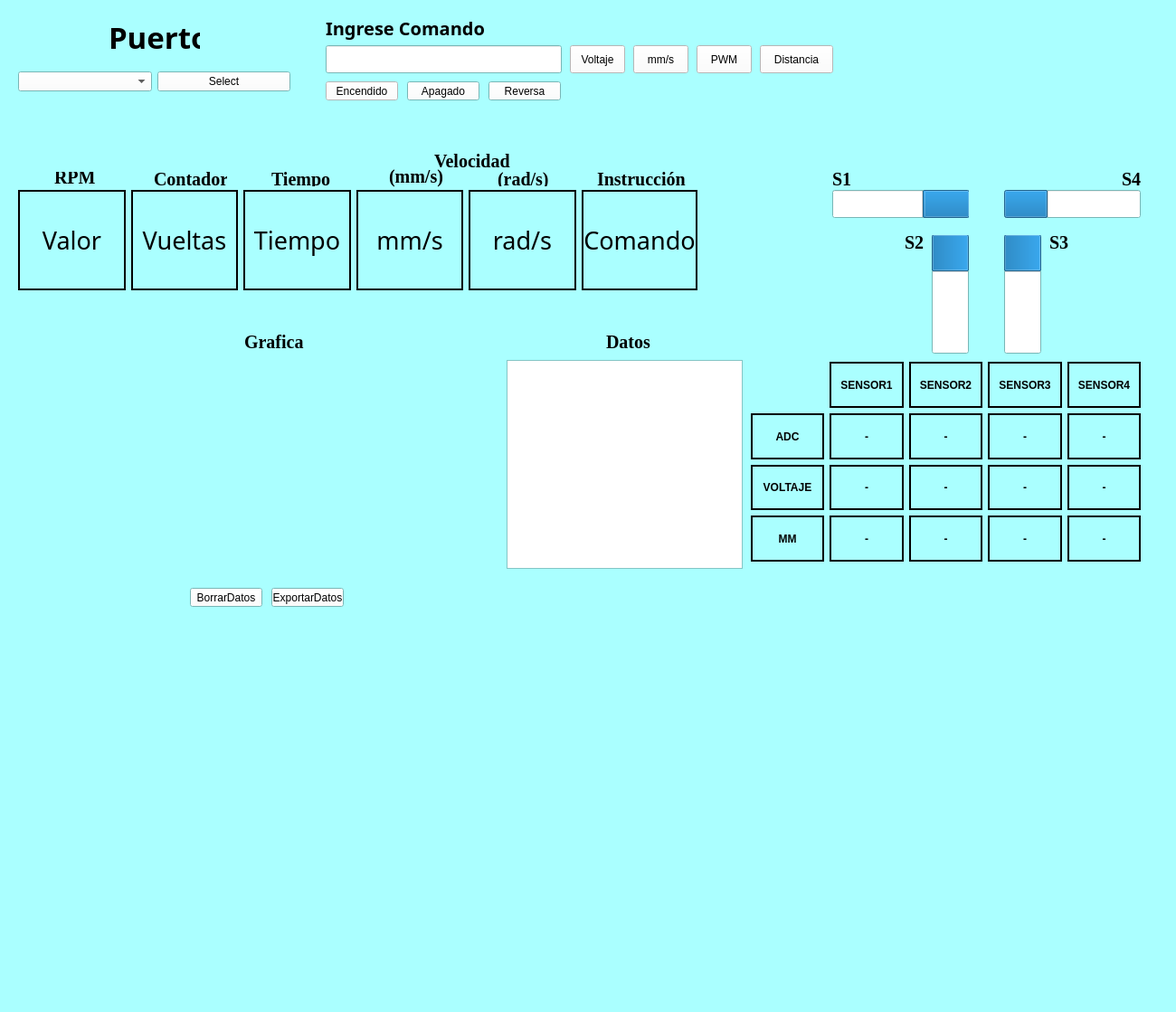
<?xml version="1.0" encoding="UTF-8"?>
<ui version="4.0">
 <class>Widget</class>
 <widget class="QWidget" name="Widget">
  <property name="geometry">
   <rect>
    <x>0</x>
    <y>0</y>
    <width>1300</width>
    <height>1119</height>
   </rect>
  </property>
  <property name="palette">
   <palette>
    <active>
     <colorrole role="Button">
      <brush brushstyle="SolidPattern">
       <color alpha="255">
        <red>255</red>
        <green>255</green>
        <blue>255</blue>
       </color>
      </brush>
     </colorrole>
     <colorrole role="Base">
      <brush brushstyle="SolidPattern">
       <color alpha="255">
        <red>255</red>
        <green>255</green>
        <blue>255</blue>
       </color>
      </brush>
     </colorrole>
     <colorrole role="Window">
      <brush brushstyle="SolidPattern">
       <color alpha="255">
        <red>170</red>
        <green>255</green>
        <blue>255</blue>
       </color>
      </brush>
     </colorrole>
     <colorrole role="Shadow">
      <brush brushstyle="SolidPattern">
       <color alpha="255">
        <red>144</red>
        <green>144</green>
        <blue>144</blue>
       </color>
      </brush>
     </colorrole>
    </active>
    <inactive>
     <colorrole role="Button">
      <brush brushstyle="SolidPattern">
       <color alpha="255">
        <red>255</red>
        <green>255</green>
        <blue>255</blue>
       </color>
      </brush>
     </colorrole>
     <colorrole role="Base">
      <brush brushstyle="SolidPattern">
       <color alpha="255">
        <red>255</red>
        <green>255</green>
        <blue>255</blue>
       </color>
      </brush>
     </colorrole>
     <colorrole role="Window">
      <brush brushstyle="SolidPattern">
       <color alpha="255">
        <red>170</red>
        <green>255</green>
        <blue>255</blue>
       </color>
      </brush>
     </colorrole>
     <colorrole role="Shadow">
      <brush brushstyle="SolidPattern">
       <color alpha="255">
        <red>144</red>
        <green>144</green>
        <blue>144</blue>
       </color>
      </brush>
     </colorrole>
    </inactive>
    <disabled>
     <colorrole role="Button">
      <brush brushstyle="SolidPattern">
       <color alpha="255">
        <red>255</red>
        <green>255</green>
        <blue>255</blue>
       </color>
      </brush>
     </colorrole>
     <colorrole role="Base">
      <brush brushstyle="SolidPattern">
       <color alpha="255">
        <red>170</red>
        <green>255</green>
        <blue>255</blue>
       </color>
      </brush>
     </colorrole>
     <colorrole role="Window">
      <brush brushstyle="SolidPattern">
       <color alpha="255">
        <red>170</red>
        <green>255</green>
        <blue>255</blue>
       </color>
      </brush>
     </colorrole>
     <colorrole role="Shadow">
      <brush brushstyle="SolidPattern">
       <color alpha="255">
        <red>144</red>
        <green>144</green>
        <blue>144</blue>
       </color>
      </brush>
     </colorrole>
    </disabled>
   </palette>
  </property>
  <property name="cursor">
   <cursorShape>PointingHandCursor</cursorShape>
  </property>
  <property name="windowTitle">
   <string>Widget</string>
  </property>
  <property name="windowOpacity">
   <double>1.000000000000000</double>
  </property>
  <property name="autoFillBackground">
   <bool>false</bool>
  </property>
  <widget class="QWidget" name="horizontalLayoutWidget">
   <property name="geometry">
    <rect>
     <x>20</x>
     <y>70</y>
     <width>301</width>
     <height>41</height>
    </rect>
   </property>
   <layout class="QHBoxLayout" name="horizontalLayout">
    <item>
     <widget class="QComboBox" name="comboBox"/>
    </item>
    <item>
     <widget class="QPushButton" name="pushButton">
      <property name="cursor">
       <cursorShape>ClosedHandCursor</cursorShape>
      </property>
      <property name="autoFillBackground">
       <bool>false</bool>
      </property>
      <property name="text">
       <string>Select</string>
      </property>
     </widget>
    </item>
   </layout>
  </widget>
  <widget class="QLabel" name="label">
   <property name="geometry">
    <rect>
     <x>120</x>
     <y>20</y>
     <width>101</width>
     <height>41</height>
    </rect>
   </property>
   <property name="font">
    <font>
     <family>Mongolian Baiti</family>
     <pointsize>25</pointsize>
     <weight>75</weight>
     <italic>false</italic>
     <bold>true</bold>
    </font>
   </property>
   <property name="text">
    <string>Puerto</string>
   </property>
  </widget>
  <widget class="QWidget" name="horizontalLayoutWidget_2">
   <property name="geometry">
    <rect>
     <x>20</x>
     <y>210</y>
     <width>751</width>
     <height>111</height>
    </rect>
   </property>
   <layout class="QHBoxLayout" name="horizontalLayout_2">
    <item>
     <widget class="QLabel" name="valor">
      <property name="palette">
       <palette>
        <active>
         <colorrole role="PlaceholderText">
          <brush brushstyle="SolidPattern">
           <color alpha="128">
            <red>255</red>
            <green>255</green>
            <blue>255</blue>
           </color>
          </brush>
         </colorrole>
        </active>
        <inactive>
         <colorrole role="PlaceholderText">
          <brush brushstyle="SolidPattern">
           <color alpha="128">
            <red>255</red>
            <green>255</green>
            <blue>255</blue>
           </color>
          </brush>
         </colorrole>
        </inactive>
        <disabled>
         <colorrole role="PlaceholderText">
          <brush brushstyle="SolidPattern">
           <color alpha="128">
            <red>255</red>
            <green>255</green>
            <blue>255</blue>
           </color>
          </brush>
         </colorrole>
        </disabled>
       </palette>
      </property>
      <property name="font">
       <font>
        <family>Haettenschweiler</family>
        <pointsize>20</pointsize>
        <underline>false</underline>
       </font>
      </property>
      <property name="autoFillBackground">
       <bool>true</bool>
      </property>
      <property name="frameShape">
       <enum>QFrame::WinPanel</enum>
      </property>
      <property name="frameShadow">
       <enum>QFrame::Plain</enum>
      </property>
      <property name="text">
       <string>Valor</string>
      </property>
      <property name="textFormat">
       <enum>Qt::AutoText</enum>
      </property>
      <property name="alignment">
       <set>Qt::AlignCenter</set>
      </property>
     </widget>
    </item>
    <item>
     <widget class="QLabel" name="vueltas">
      <property name="palette">
       <palette>
        <active>
         <colorrole role="Shadow">
          <brush brushstyle="SolidPattern">
           <color alpha="255">
            <red>130</red>
            <green>130</green>
            <blue>130</blue>
           </color>
          </brush>
         </colorrole>
        </active>
        <inactive>
         <colorrole role="Shadow">
          <brush brushstyle="SolidPattern">
           <color alpha="255">
            <red>130</red>
            <green>130</green>
            <blue>130</blue>
           </color>
          </brush>
         </colorrole>
        </inactive>
        <disabled>
         <colorrole role="Shadow">
          <brush brushstyle="SolidPattern">
           <color alpha="255">
            <red>130</red>
            <green>130</green>
            <blue>130</blue>
           </color>
          </brush>
         </colorrole>
        </disabled>
       </palette>
      </property>
      <property name="font">
       <font>
        <family>Haettenschweiler</family>
        <pointsize>20</pointsize>
        <underline>false</underline>
       </font>
      </property>
      <property name="autoFillBackground">
       <bool>true</bool>
      </property>
      <property name="frameShape">
       <enum>QFrame::WinPanel</enum>
      </property>
      <property name="frameShadow">
       <enum>QFrame::Plain</enum>
      </property>
      <property name="text">
       <string>Vueltas</string>
      </property>
      <property name="textFormat">
       <enum>Qt::AutoText</enum>
      </property>
      <property name="alignment">
       <set>Qt::AlignCenter</set>
      </property>
     </widget>
    </item>
    <item>
     <widget class="QLabel" name="tmp">
      <property name="font">
       <font>
        <family>Haettenschweiler</family>
        <pointsize>20</pointsize>
        <underline>false</underline>
       </font>
      </property>
      <property name="autoFillBackground">
       <bool>true</bool>
      </property>
      <property name="frameShape">
       <enum>QFrame::WinPanel</enum>
      </property>
      <property name="frameShadow">
       <enum>QFrame::Plain</enum>
      </property>
      <property name="text">
       <string>Tiempo</string>
      </property>
      <property name="textFormat">
       <enum>Qt::AutoText</enum>
      </property>
      <property name="scaledContents">
       <bool>true</bool>
      </property>
      <property name="alignment">
       <set>Qt::AlignCenter</set>
      </property>
      <property name="wordWrap">
       <bool>false</bool>
      </property>
     </widget>
    </item>
    <item>
     <widget class="QLabel" name="mm">
      <property name="font">
       <font>
        <family>Haettenschweiler</family>
        <pointsize>20</pointsize>
        <underline>false</underline>
       </font>
      </property>
      <property name="autoFillBackground">
       <bool>true</bool>
      </property>
      <property name="frameShape">
       <enum>QFrame::WinPanel</enum>
      </property>
      <property name="frameShadow">
       <enum>QFrame::Plain</enum>
      </property>
      <property name="text">
       <string>mm/s</string>
      </property>
      <property name="textFormat">
       <enum>Qt::AutoText</enum>
      </property>
      <property name="scaledContents">
       <bool>true</bool>
      </property>
      <property name="alignment">
       <set>Qt::AlignCenter</set>
      </property>
      <property name="wordWrap">
       <bool>false</bool>
      </property>
     </widget>
    </item>
    <item>
     <widget class="QLabel" name="rad">
      <property name="font">
       <font>
        <family>Haettenschweiler</family>
        <pointsize>20</pointsize>
        <underline>false</underline>
       </font>
      </property>
      <property name="autoFillBackground">
       <bool>true</bool>
      </property>
      <property name="frameShape">
       <enum>QFrame::WinPanel</enum>
      </property>
      <property name="frameShadow">
       <enum>QFrame::Plain</enum>
      </property>
      <property name="text">
       <string>rad/s</string>
      </property>
      <property name="textFormat">
       <enum>Qt::AutoText</enum>
      </property>
      <property name="scaledContents">
       <bool>true</bool>
      </property>
      <property name="alignment">
       <set>Qt::AlignCenter</set>
      </property>
      <property name="wordWrap">
       <bool>false</bool>
      </property>
     </widget>
    </item>
    <item>
     <widget class="QLabel" name="comando">
      <property name="font">
       <font>
        <family>Haettenschweiler</family>
        <pointsize>20</pointsize>
        <underline>false</underline>
       </font>
      </property>
      <property name="autoFillBackground">
       <bool>true</bool>
      </property>
      <property name="frameShape">
       <enum>QFrame::WinPanel</enum>
      </property>
      <property name="frameShadow">
       <enum>QFrame::Plain</enum>
      </property>
      <property name="text">
       <string>Comando</string>
      </property>
      <property name="textFormat">
       <enum>Qt::AutoText</enum>
      </property>
      <property name="scaledContents">
       <bool>true</bool>
      </property>
      <property name="alignment">
       <set>Qt::AlignCenter</set>
      </property>
      <property name="wordWrap">
       <bool>false</bool>
      </property>
     </widget>
    </item>
   </layout>
  </widget>
  <widget class="QLabel" name="label_5">
   <property name="geometry">
    <rect>
     <x>60</x>
     <y>190</y>
     <width>47</width>
     <height>13</height>
    </rect>
   </property>
   <property name="font">
    <font>
     <family>Times New Roman</family>
     <pointsize>15</pointsize>
     <weight>75</weight>
     <bold>true</bold>
    </font>
   </property>
   <property name="text">
    <string>RPM</string>
   </property>
  </widget>
  <widget class="QLabel" name="label_6">
   <property name="geometry">
    <rect>
     <x>170</x>
     <y>190</y>
     <width>81</width>
     <height>16</height>
    </rect>
   </property>
   <property name="font">
    <font>
     <family>Times New Roman</family>
     <pointsize>15</pointsize>
     <weight>75</weight>
     <bold>true</bold>
    </font>
   </property>
   <property name="text">
    <string>Contador</string>
   </property>
  </widget>
  <widget class="QLabel" name="label_7">
   <property name="geometry">
    <rect>
     <x>660</x>
     <y>190</y>
     <width>101</width>
     <height>16</height>
    </rect>
   </property>
   <property name="font">
    <font>
     <family>Times New Roman</family>
     <pointsize>15</pointsize>
     <weight>75</weight>
     <bold>true</bold>
    </font>
   </property>
   <property name="text">
    <string>Instrucción</string>
   </property>
  </widget>
  <widget class="QLineEdit" name="lineEdit">
   <property name="geometry">
    <rect>
     <x>360</x>
     <y>50</y>
     <width>261</width>
     <height>31</height>
    </rect>
   </property>
  </widget>
  <widget class="QLabel" name="label_8">
   <property name="geometry">
    <rect>
     <x>360</x>
     <y>10</y>
     <width>211</width>
     <height>41</height>
    </rect>
   </property>
   <property name="font">
    <font>
     <family>Mongolian Baiti</family>
     <pointsize>15</pointsize>
     <weight>75</weight>
     <italic>false</italic>
     <bold>true</bold>
    </font>
   </property>
   <property name="text">
    <string>Ingrese Comando</string>
   </property>
  </widget>
  <widget class="QPushButton" name="encendido">
   <property name="geometry">
    <rect>
     <x>360</x>
     <y>90</y>
     <width>80</width>
     <height>21</height>
    </rect>
   </property>
   <property name="palette">
    <palette>
     <active>
      <colorrole role="Base">
       <brush brushstyle="SolidPattern">
        <color alpha="255">
         <red>255</red>
         <green>255</green>
         <blue>255</blue>
        </color>
       </brush>
      </colorrole>
      <colorrole role="Window">
       <brush brushstyle="SolidPattern">
        <color alpha="255">
         <red>255</red>
         <green>255</green>
         <blue>255</blue>
        </color>
       </brush>
      </colorrole>
     </active>
     <inactive>
      <colorrole role="Base">
       <brush brushstyle="SolidPattern">
        <color alpha="255">
         <red>255</red>
         <green>255</green>
         <blue>255</blue>
        </color>
       </brush>
      </colorrole>
      <colorrole role="Window">
       <brush brushstyle="SolidPattern">
        <color alpha="255">
         <red>255</red>
         <green>255</green>
         <blue>255</blue>
        </color>
       </brush>
      </colorrole>
     </inactive>
     <disabled>
      <colorrole role="Base">
       <brush brushstyle="SolidPattern">
        <color alpha="255">
         <red>255</red>
         <green>255</green>
         <blue>255</blue>
        </color>
       </brush>
      </colorrole>
      <colorrole role="Window">
       <brush brushstyle="SolidPattern">
        <color alpha="255">
         <red>255</red>
         <green>255</green>
         <blue>255</blue>
        </color>
       </brush>
      </colorrole>
     </disabled>
    </palette>
   </property>
   <property name="cursor">
    <cursorShape>ClosedHandCursor</cursorShape>
   </property>
   <property name="text">
    <string>Encendido</string>
   </property>
  </widget>
  <widget class="QPushButton" name="apagado">
   <property name="geometry">
    <rect>
     <x>450</x>
     <y>90</y>
     <width>80</width>
     <height>21</height>
    </rect>
   </property>
   <property name="cursor">
    <cursorShape>ClosedHandCursor</cursorShape>
   </property>
   <property name="text">
    <string>Apagado</string>
   </property>
  </widget>
  <widget class="QPushButton" name="reversa">
   <property name="geometry">
    <rect>
     <x>540</x>
     <y>90</y>
     <width>80</width>
     <height>21</height>
    </rect>
   </property>
   <property name="cursor">
    <cursorShape>ClosedHandCursor</cursorShape>
   </property>
   <property name="text">
    <string>Reversa</string>
   </property>
  </widget>
  <widget class="QLabel" name="label_9">
   <property name="geometry">
    <rect>
     <x>300</x>
     <y>190</y>
     <width>81</width>
     <height>16</height>
    </rect>
   </property>
   <property name="font">
    <font>
     <family>Times New Roman</family>
     <pointsize>15</pointsize>
     <weight>75</weight>
     <bold>true</bold>
    </font>
   </property>
   <property name="text">
    <string>Tiempo</string>
   </property>
  </widget>
  <widget class="QPushButton" name="Enviar">
   <property name="geometry">
    <rect>
     <x>630</x>
     <y>50</y>
     <width>61</width>
     <height>31</height>
    </rect>
   </property>
   <property name="palette">
    <palette>
     <active>
      <colorrole role="Base">
       <brush brushstyle="SolidPattern">
        <color alpha="255">
         <red>255</red>
         <green>255</green>
         <blue>255</blue>
        </color>
       </brush>
      </colorrole>
      <colorrole role="Window">
       <brush brushstyle="SolidPattern">
        <color alpha="255">
         <red>255</red>
         <green>255</green>
         <blue>255</blue>
        </color>
       </brush>
      </colorrole>
     </active>
     <inactive>
      <colorrole role="Base">
       <brush brushstyle="SolidPattern">
        <color alpha="255">
         <red>255</red>
         <green>255</green>
         <blue>255</blue>
        </color>
       </brush>
      </colorrole>
      <colorrole role="Window">
       <brush brushstyle="SolidPattern">
        <color alpha="255">
         <red>255</red>
         <green>255</green>
         <blue>255</blue>
        </color>
       </brush>
      </colorrole>
     </inactive>
     <disabled>
      <colorrole role="Base">
       <brush brushstyle="SolidPattern">
        <color alpha="255">
         <red>255</red>
         <green>255</green>
         <blue>255</blue>
        </color>
       </brush>
      </colorrole>
      <colorrole role="Window">
       <brush brushstyle="SolidPattern">
        <color alpha="255">
         <red>255</red>
         <green>255</green>
         <blue>255</blue>
        </color>
       </brush>
      </colorrole>
     </disabled>
    </palette>
   </property>
   <property name="cursor">
    <cursorShape>ClosedHandCursor</cursorShape>
   </property>
   <property name="text">
    <string>Voltaje</string>
   </property>
  </widget>
  <widget class="QWidget" name="verticalLayoutWidget">
   <property name="geometry">
    <rect>
     <x>560</x>
     <y>400</y>
     <width>261</width>
     <height>231</height>
    </rect>
   </property>
   <layout class="QVBoxLayout" name="verticalLayout"/>
  </widget>
  <widget class="QLabel" name="label_10">
   <property name="geometry">
    <rect>
     <x>670</x>
     <y>370</y>
     <width>61</width>
     <height>16</height>
    </rect>
   </property>
   <property name="font">
    <font>
     <family>Times New Roman</family>
     <pointsize>15</pointsize>
     <weight>75</weight>
     <bold>true</bold>
    </font>
   </property>
   <property name="text">
    <string>Datos</string>
   </property>
  </widget>
  <widget class="QPushButton" name="pushButton_2">
   <property name="geometry">
    <rect>
     <x>210</x>
     <y>650</y>
     <width>80</width>
     <height>21</height>
    </rect>
   </property>
   <property name="text">
    <string>BorrarDatos</string>
   </property>
  </widget>
  <widget class="QLabel" name="label_11">
   <property name="geometry">
    <rect>
     <x>270</x>
     <y>370</y>
     <width>81</width>
     <height>16</height>
    </rect>
   </property>
   <property name="font">
    <font>
     <family>Times New Roman</family>
     <pointsize>15</pointsize>
     <weight>75</weight>
     <bold>true</bold>
    </font>
   </property>
   <property name="text">
    <string>Grafica</string>
   </property>
  </widget>
  <widget class="QWidget" name="verticalLayoutWidget_2">
   <property name="geometry">
    <rect>
     <x>40</x>
     <y>400</y>
     <width>511</width>
     <height>221</height>
    </rect>
   </property>
   <layout class="QVBoxLayout" name="verticalLayout_2">
    <item>
     <widget class="QCustomPlot" name="customPlot" native="true"/>
    </item>
   </layout>
  </widget>
  <widget class="QPushButton" name="pushButton_3">
   <property name="geometry">
    <rect>
     <x>300</x>
     <y>650</y>
     <width>80</width>
     <height>21</height>
    </rect>
   </property>
   <property name="text">
    <string>ExportarDatos</string>
   </property>
  </widget>
  <widget class="QLabel" name="label_13">
   <property name="geometry">
    <rect>
     <x>480</x>
     <y>170</y>
     <width>91</width>
     <height>16</height>
    </rect>
   </property>
   <property name="font">
    <font>
     <family>Times New Roman</family>
     <pointsize>15</pointsize>
     <weight>75</weight>
     <bold>true</bold>
    </font>
   </property>
   <property name="text">
    <string>Velocidad</string>
   </property>
  </widget>
  <widget class="QTextEdit" name="textEdit">
   <property name="geometry">
    <rect>
     <x>560</x>
     <y>398</y>
     <width>261</width>
     <height>231</height>
    </rect>
   </property>
  </widget>
  <widget class="QLabel" name="label_14">
   <property name="geometry">
    <rect>
     <x>430</x>
     <y>180</y>
     <width>71</width>
     <height>31</height>
    </rect>
   </property>
   <property name="font">
    <font>
     <family>Times New Roman</family>
     <pointsize>15</pointsize>
     <weight>75</weight>
     <bold>true</bold>
    </font>
   </property>
   <property name="text">
    <string>(mm/s)</string>
   </property>
  </widget>
  <widget class="QLabel" name="label_15">
   <property name="geometry">
    <rect>
     <x>550</x>
     <y>190</y>
     <width>61</width>
     <height>16</height>
    </rect>
   </property>
   <property name="font">
    <font>
     <family>Times New Roman</family>
     <pointsize>15</pointsize>
     <weight>75</weight>
     <bold>true</bold>
    </font>
   </property>
   <property name="text">
    <string>(rad/s)</string>
   </property>
  </widget>
  <widget class="QPushButton" name="Enviar_2">
   <property name="geometry">
    <rect>
     <x>700</x>
     <y>50</y>
     <width>61</width>
     <height>31</height>
    </rect>
   </property>
   <property name="palette">
    <palette>
     <active>
      <colorrole role="Base">
       <brush brushstyle="SolidPattern">
        <color alpha="255">
         <red>255</red>
         <green>255</green>
         <blue>255</blue>
        </color>
       </brush>
      </colorrole>
      <colorrole role="Window">
       <brush brushstyle="SolidPattern">
        <color alpha="255">
         <red>255</red>
         <green>255</green>
         <blue>255</blue>
        </color>
       </brush>
      </colorrole>
     </active>
     <inactive>
      <colorrole role="Base">
       <brush brushstyle="SolidPattern">
        <color alpha="255">
         <red>255</red>
         <green>255</green>
         <blue>255</blue>
        </color>
       </brush>
      </colorrole>
      <colorrole role="Window">
       <brush brushstyle="SolidPattern">
        <color alpha="255">
         <red>255</red>
         <green>255</green>
         <blue>255</blue>
        </color>
       </brush>
      </colorrole>
     </inactive>
     <disabled>
      <colorrole role="Base">
       <brush brushstyle="SolidPattern">
        <color alpha="255">
         <red>255</red>
         <green>255</green>
         <blue>255</blue>
        </color>
       </brush>
      </colorrole>
      <colorrole role="Window">
       <brush brushstyle="SolidPattern">
        <color alpha="255">
         <red>255</red>
         <green>255</green>
         <blue>255</blue>
        </color>
       </brush>
      </colorrole>
     </disabled>
    </palette>
   </property>
   <property name="cursor">
    <cursorShape>ClosedHandCursor</cursorShape>
   </property>
   <property name="text">
    <string>mm/s</string>
   </property>
  </widget>
  <widget class="QPushButton" name="Enviar_3">
   <property name="geometry">
    <rect>
     <x>770</x>
     <y>50</y>
     <width>61</width>
     <height>31</height>
    </rect>
   </property>
   <property name="palette">
    <palette>
     <active>
      <colorrole role="Base">
       <brush brushstyle="SolidPattern">
        <color alpha="255">
         <red>255</red>
         <green>255</green>
         <blue>255</blue>
        </color>
       </brush>
      </colorrole>
      <colorrole role="Window">
       <brush brushstyle="SolidPattern">
        <color alpha="255">
         <red>255</red>
         <green>255</green>
         <blue>255</blue>
        </color>
       </brush>
      </colorrole>
     </active>
     <inactive>
      <colorrole role="Base">
       <brush brushstyle="SolidPattern">
        <color alpha="255">
         <red>255</red>
         <green>255</green>
         <blue>255</blue>
        </color>
       </brush>
      </colorrole>
      <colorrole role="Window">
       <brush brushstyle="SolidPattern">
        <color alpha="255">
         <red>255</red>
         <green>255</green>
         <blue>255</blue>
        </color>
       </brush>
      </colorrole>
     </inactive>
     <disabled>
      <colorrole role="Base">
       <brush brushstyle="SolidPattern">
        <color alpha="255">
         <red>255</red>
         <green>255</green>
         <blue>255</blue>
        </color>
       </brush>
      </colorrole>
      <colorrole role="Window">
       <brush brushstyle="SolidPattern">
        <color alpha="255">
         <red>255</red>
         <green>255</green>
         <blue>255</blue>
        </color>
       </brush>
      </colorrole>
     </disabled>
    </palette>
   </property>
   <property name="cursor">
    <cursorShape>ClosedHandCursor</cursorShape>
   </property>
   <property name="text">
    <string>PWM</string>
   </property>
  </widget>
  <widget class="QWidget" name="gridLayoutWidget">
   <property name="geometry">
    <rect>
     <x>830</x>
     <y>400</y>
     <width>431</width>
     <height>221</height>
    </rect>
   </property>
   <property name="font">
    <font>
     <weight>75</weight>
     <bold>true</bold>
    </font>
   </property>
   <property name="autoFillBackground">
    <bool>true</bool>
   </property>
   <layout class="QGridLayout" name="gridLayout">
    <item row="2" column="1">
     <widget class="QLabel" name="V1">
      <property name="autoFillBackground">
       <bool>true</bool>
      </property>
      <property name="frameShape">
       <enum>QFrame::WinPanel</enum>
      </property>
      <property name="text">
       <string>-</string>
      </property>
      <property name="alignment">
       <set>Qt::AlignCenter</set>
      </property>
     </widget>
    </item>
    <item row="1" column="3">
     <widget class="QLabel" name="ADC3">
      <property name="autoFillBackground">
       <bool>true</bool>
      </property>
      <property name="frameShape">
       <enum>QFrame::WinPanel</enum>
      </property>
      <property name="text">
       <string>-</string>
      </property>
      <property name="alignment">
       <set>Qt::AlignCenter</set>
      </property>
     </widget>
    </item>
    <item row="3" column="3">
     <widget class="QLabel" name="MM3">
      <property name="autoFillBackground">
       <bool>true</bool>
      </property>
      <property name="frameShape">
       <enum>QFrame::WinPanel</enum>
      </property>
      <property name="text">
       <string>-</string>
      </property>
      <property name="alignment">
       <set>Qt::AlignCenter</set>
      </property>
     </widget>
    </item>
    <item row="0" column="1">
     <widget class="QLabel" name="label_2">
      <property name="font">
       <font>
        <weight>75</weight>
        <bold>true</bold>
       </font>
      </property>
      <property name="autoFillBackground">
       <bool>true</bool>
      </property>
      <property name="frameShape">
       <enum>QFrame::WinPanel</enum>
      </property>
      <property name="text">
       <string>SENSOR1</string>
      </property>
      <property name="alignment">
       <set>Qt::AlignCenter</set>
      </property>
     </widget>
    </item>
    <item row="1" column="0">
     <widget class="QLabel" name="label_19">
      <property name="autoFillBackground">
       <bool>true</bool>
      </property>
      <property name="frameShape">
       <enum>QFrame::WinPanel</enum>
      </property>
      <property name="text">
       <string>ADC</string>
      </property>
      <property name="alignment">
       <set>Qt::AlignCenter</set>
      </property>
     </widget>
    </item>
    <item row="2" column="0">
     <widget class="QLabel" name="label_20">
      <property name="autoFillBackground">
       <bool>true</bool>
      </property>
      <property name="frameShape">
       <enum>QFrame::WinPanel</enum>
      </property>
      <property name="text">
       <string>VOLTAJE</string>
      </property>
      <property name="alignment">
       <set>Qt::AlignCenter</set>
      </property>
     </widget>
    </item>
    <item row="2" column="3">
     <widget class="QLabel" name="V3">
      <property name="autoFillBackground">
       <bool>true</bool>
      </property>
      <property name="frameShape">
       <enum>QFrame::WinPanel</enum>
      </property>
      <property name="text">
       <string>-</string>
      </property>
      <property name="alignment">
       <set>Qt::AlignCenter</set>
      </property>
     </widget>
    </item>
    <item row="3" column="4">
     <widget class="QLabel" name="MM4">
      <property name="autoFillBackground">
       <bool>true</bool>
      </property>
      <property name="frameShape">
       <enum>QFrame::WinPanel</enum>
      </property>
      <property name="frameShadow">
       <enum>QFrame::Plain</enum>
      </property>
      <property name="text">
       <string>-</string>
      </property>
      <property name="alignment">
       <set>Qt::AlignCenter</set>
      </property>
     </widget>
    </item>
    <item row="0" column="3">
     <widget class="QLabel" name="label_4">
      <property name="font">
       <font>
        <weight>75</weight>
        <bold>true</bold>
       </font>
      </property>
      <property name="autoFillBackground">
       <bool>true</bool>
      </property>
      <property name="frameShape">
       <enum>QFrame::WinPanel</enum>
      </property>
      <property name="text">
       <string>SENSOR3</string>
      </property>
      <property name="alignment">
       <set>Qt::AlignCenter</set>
      </property>
     </widget>
    </item>
    <item row="2" column="2">
     <widget class="QLabel" name="V2">
      <property name="autoFillBackground">
       <bool>true</bool>
      </property>
      <property name="frameShape">
       <enum>QFrame::WinPanel</enum>
      </property>
      <property name="text">
       <string>-</string>
      </property>
      <property name="alignment">
       <set>Qt::AlignCenter</set>
      </property>
     </widget>
    </item>
    <item row="3" column="2">
     <widget class="QLabel" name="MM2">
      <property name="autoFillBackground">
       <bool>true</bool>
      </property>
      <property name="frameShape">
       <enum>QFrame::WinPanel</enum>
      </property>
      <property name="text">
       <string>-</string>
      </property>
      <property name="alignment">
       <set>Qt::AlignCenter</set>
      </property>
     </widget>
    </item>
    <item row="2" column="4">
     <widget class="QLabel" name="V4">
      <property name="autoFillBackground">
       <bool>true</bool>
      </property>
      <property name="frameShape">
       <enum>QFrame::WinPanel</enum>
      </property>
      <property name="text">
       <string>-</string>
      </property>
      <property name="alignment">
       <set>Qt::AlignCenter</set>
      </property>
     </widget>
    </item>
    <item row="3" column="1">
     <widget class="QLabel" name="MM1">
      <property name="autoFillBackground">
       <bool>true</bool>
      </property>
      <property name="frameShape">
       <enum>QFrame::WinPanel</enum>
      </property>
      <property name="text">
       <string>-</string>
      </property>
      <property name="alignment">
       <set>Qt::AlignCenter</set>
      </property>
     </widget>
    </item>
    <item row="3" column="0">
     <widget class="QLabel" name="label_21">
      <property name="autoFillBackground">
       <bool>true</bool>
      </property>
      <property name="frameShape">
       <enum>QFrame::WinPanel</enum>
      </property>
      <property name="text">
       <string>MM</string>
      </property>
      <property name="alignment">
       <set>Qt::AlignCenter</set>
      </property>
     </widget>
    </item>
    <item row="1" column="1">
     <widget class="QLabel" name="ADC1">
      <property name="autoFillBackground">
       <bool>true</bool>
      </property>
      <property name="frameShape">
       <enum>QFrame::WinPanel</enum>
      </property>
      <property name="text">
       <string>-</string>
      </property>
      <property name="alignment">
       <set>Qt::AlignCenter</set>
      </property>
     </widget>
    </item>
    <item row="0" column="2">
     <widget class="QLabel" name="label_3">
      <property name="font">
       <font>
        <weight>75</weight>
        <bold>true</bold>
       </font>
      </property>
      <property name="autoFillBackground">
       <bool>true</bool>
      </property>
      <property name="frameShape">
       <enum>QFrame::WinPanel</enum>
      </property>
      <property name="text">
       <string>SENSOR2</string>
      </property>
      <property name="alignment">
       <set>Qt::AlignCenter</set>
      </property>
     </widget>
    </item>
    <item row="1" column="4">
     <widget class="QLabel" name="ADC4">
      <property name="autoFillBackground">
       <bool>true</bool>
      </property>
      <property name="frameShape">
       <enum>QFrame::WinPanel</enum>
      </property>
      <property name="text">
       <string>-</string>
      </property>
      <property name="alignment">
       <set>Qt::AlignCenter</set>
      </property>
     </widget>
    </item>
    <item row="0" column="4">
     <widget class="QLabel" name="label_12">
      <property name="font">
       <font>
        <weight>75</weight>
        <bold>true</bold>
       </font>
      </property>
      <property name="autoFillBackground">
       <bool>true</bool>
      </property>
      <property name="frameShape">
       <enum>QFrame::WinPanel</enum>
      </property>
      <property name="text">
       <string>SENSOR4</string>
      </property>
      <property name="alignment">
       <set>Qt::AlignCenter</set>
      </property>
     </widget>
    </item>
    <item row="1" column="2">
     <widget class="QLabel" name="ADC2">
      <property name="autoFillBackground">
       <bool>true</bool>
      </property>
      <property name="frameShape">
       <enum>QFrame::WinPanel</enum>
      </property>
      <property name="text">
       <string>-</string>
      </property>
      <property name="alignment">
       <set>Qt::AlignCenter</set>
      </property>
     </widget>
    </item>
   </layout>
  </widget>
  <widget class="QProgressBar" name="progressBar">
   <property name="geometry">
    <rect>
     <x>920</x>
     <y>210</y>
     <width>151</width>
     <height>31</height>
    </rect>
   </property>
   <property name="layoutDirection">
    <enum>Qt::LeftToRight</enum>
   </property>
   <property name="maximum">
    <number>250</number>
   </property>
   <property name="value">
    <number>80</number>
   </property>
   <property name="textVisible">
    <bool>false</bool>
   </property>
   <property name="orientation">
    <enum>Qt::Horizontal</enum>
   </property>
   <property name="invertedAppearance">
    <bool>true</bool>
   </property>
  </widget>
  <widget class="QLabel" name="label_16">
   <property name="geometry">
    <rect>
     <x>1010</x>
     <y>30</y>
     <width>181</width>
     <height>161</height>
    </rect>
   </property>
   <property name="maximumSize">
    <size>
     <width>16777</width>
     <height>16777</height>
    </size>
   </property>
   <property name="text">
    <string/>
   </property>
   <property name="pixmap">
    <pixmap>../../Captura1.PNG</pixmap>
   </property>
   <property name="scaledContents">
    <bool>true</bool>
   </property>
  </widget>
  <widget class="QProgressBar" name="progressBar_2">
   <property name="geometry">
    <rect>
     <x>1030</x>
     <y>260</y>
     <width>41</width>
     <height>131</height>
    </rect>
   </property>
   <property name="layoutDirection">
    <enum>Qt::RightToLeft</enum>
   </property>
   <property name="autoFillBackground">
    <bool>false</bool>
   </property>
   <property name="maximum">
    <number>250</number>
   </property>
   <property name="value">
    <number>80</number>
   </property>
   <property name="alignment">
    <set>Qt::AlignCenter</set>
   </property>
   <property name="textVisible">
    <bool>false</bool>
   </property>
   <property name="orientation">
    <enum>Qt::Vertical</enum>
   </property>
   <property name="invertedAppearance">
    <bool>true</bool>
   </property>
   <property name="textDirection">
    <enum>QProgressBar::TopToBottom</enum>
   </property>
  </widget>
  <widget class="QProgressBar" name="progressBar_3">
   <property name="geometry">
    <rect>
     <x>1110</x>
     <y>260</y>
     <width>41</width>
     <height>131</height>
    </rect>
   </property>
   <property name="layoutDirection">
    <enum>Qt::LeftToRight</enum>
   </property>
   <property name="maximum">
    <number>250</number>
   </property>
   <property name="value">
    <number>80</number>
   </property>
   <property name="textVisible">
    <bool>false</bool>
   </property>
   <property name="orientation">
    <enum>Qt::Vertical</enum>
   </property>
   <property name="invertedAppearance">
    <bool>true</bool>
   </property>
  </widget>
  <widget class="QProgressBar" name="progressBar_4">
   <property name="geometry">
    <rect>
     <x>1110</x>
     <y>210</y>
     <width>151</width>
     <height>31</height>
    </rect>
   </property>
   <property name="statusTip">
    <string/>
   </property>
   <property name="whatsThis">
    <string/>
   </property>
   <property name="accessibleName">
    <string/>
   </property>
   <property name="minimum">
    <number>0</number>
   </property>
   <property name="maximum">
    <number>250</number>
   </property>
   <property name="value">
    <number>80</number>
   </property>
   <property name="textVisible">
    <bool>false</bool>
   </property>
   <property name="invertedAppearance">
    <bool>false</bool>
   </property>
  </widget>
  <widget class="QLabel" name="label_17">
   <property name="geometry">
    <rect>
     <x>920</x>
     <y>190</y>
     <width>101</width>
     <height>16</height>
    </rect>
   </property>
   <property name="font">
    <font>
     <family>Times New Roman</family>
     <pointsize>15</pointsize>
     <weight>75</weight>
     <bold>true</bold>
    </font>
   </property>
   <property name="text">
    <string>S1</string>
   </property>
  </widget>
  <widget class="QLabel" name="label_18">
   <property name="geometry">
    <rect>
     <x>1240</x>
     <y>190</y>
     <width>101</width>
     <height>16</height>
    </rect>
   </property>
   <property name="font">
    <font>
     <family>Times New Roman</family>
     <pointsize>15</pointsize>
     <weight>75</weight>
     <bold>true</bold>
    </font>
   </property>
   <property name="text">
    <string>S4</string>
   </property>
  </widget>
  <widget class="QLabel" name="label_22">
   <property name="geometry">
    <rect>
     <x>1000</x>
     <y>260</y>
     <width>101</width>
     <height>16</height>
    </rect>
   </property>
   <property name="font">
    <font>
     <family>Times New Roman</family>
     <pointsize>15</pointsize>
     <weight>75</weight>
     <bold>true</bold>
    </font>
   </property>
   <property name="text">
    <string>S2</string>
   </property>
  </widget>
  <widget class="QLabel" name="label_23">
   <property name="geometry">
    <rect>
     <x>1160</x>
     <y>260</y>
     <width>101</width>
     <height>16</height>
    </rect>
   </property>
   <property name="font">
    <font>
     <family>Times New Roman</family>
     <pointsize>15</pointsize>
     <weight>75</weight>
     <bold>true</bold>
    </font>
   </property>
   <property name="text">
    <string>S3</string>
   </property>
  </widget>
  <widget class="QPushButton" name="Enviar_4">
   <property name="geometry">
    <rect>
     <x>840</x>
     <y>50</y>
     <width>81</width>
     <height>31</height>
    </rect>
   </property>
   <property name="palette">
    <palette>
     <active>
      <colorrole role="Base">
       <brush brushstyle="SolidPattern">
        <color alpha="255">
         <red>255</red>
         <green>255</green>
         <blue>255</blue>
        </color>
       </brush>
      </colorrole>
      <colorrole role="Window">
       <brush brushstyle="SolidPattern">
        <color alpha="255">
         <red>255</red>
         <green>255</green>
         <blue>255</blue>
        </color>
       </brush>
      </colorrole>
     </active>
     <inactive>
      <colorrole role="Base">
       <brush brushstyle="SolidPattern">
        <color alpha="255">
         <red>255</red>
         <green>255</green>
         <blue>255</blue>
        </color>
       </brush>
      </colorrole>
      <colorrole role="Window">
       <brush brushstyle="SolidPattern">
        <color alpha="255">
         <red>255</red>
         <green>255</green>
         <blue>255</blue>
        </color>
       </brush>
      </colorrole>
     </inactive>
     <disabled>
      <colorrole role="Base">
       <brush brushstyle="SolidPattern">
        <color alpha="255">
         <red>255</red>
         <green>255</green>
         <blue>255</blue>
        </color>
       </brush>
      </colorrole>
      <colorrole role="Window">
       <brush brushstyle="SolidPattern">
        <color alpha="255">
         <red>255</red>
         <green>255</green>
         <blue>255</blue>
        </color>
       </brush>
      </colorrole>
     </disabled>
    </palette>
   </property>
   <property name="cursor">
    <cursorShape>ClosedHandCursor</cursorShape>
   </property>
   <property name="text">
    <string>Distancia</string>
   </property>
  </widget>
 </widget>
 <customwidgets>
  <customwidget>
   <class>QCustomPlot</class>
   <extends>QWidget</extends>
   <header>qcustomplot.h</header>
   <container>1</container>
  </customwidget>
 </customwidgets>
 <resources/>
 <connections/>
</ui>
